Frame 1 (no input): blank canvas, image omitted
Frame 60 (no input): blank canvas, image omitted
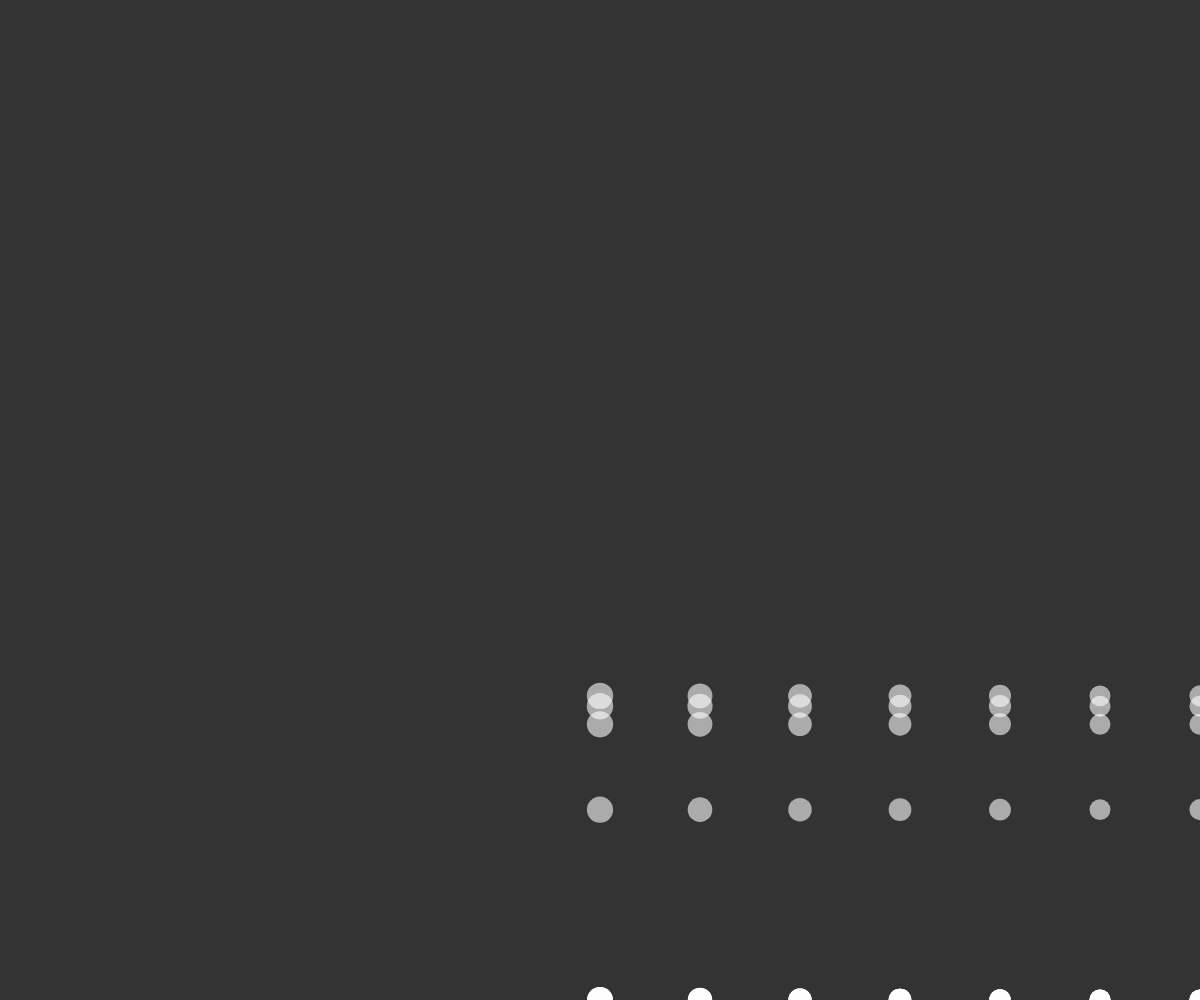
Frame 120 (the mouse pressed at the canvas centre since frame 60)

The p5.js sketch whose frames 1 and 60 were blank and that drew this single picture after the mouse press (run headless with seeded random() and noise() and a simulated clock; from frame 60 on, the mouse is pressed at the canvas centre):

// p5.js sketch
// ── sketch.js
var particles = [];

function setup() {
  createCanvas(windowWidth, windowHeight);
  noStroke();
}

var xoff = 0.0;
var yoff = 0.0;
var zoff = 0.0;


xoff = xoff + .03;
function mousePressed() {
  for(var i=0; i<10; i++){
    yoff = yoff + .01;
    for(var j=0; j<10; j++){
      zoff = zoff + .01;
      var p = new Particle(mouseX+i*windowHeight/10, mouseY+j*windowHeight/10, 2*noise(xoff, yoff, zoff));
        particles.push(p);
    }
  }
}

function draw() {
  background(51);

  for (var i = 0; i < particles.length; i++) {
    var gravity = createVector(0, 1 * particles[i].mass * noise(xoff, yoff, zoff));
    particles[i].applyForce(gravity);

    particles[i].update();
    particles[i].edges();
    particles[i].display();
  }
}

function Particle(x, y, m) {
  this.pos = createVector(x, y);
  this.vel = createVector(0, 0);
  this.acc = createVector(0, 0);
  this.mass = m;

  this.applyForce = function(force) {
    var f = force.copy();
    f.div(this.mass);
    this.acc.add(f);
  }

  this.update = function() {
    this.vel.add(this.acc);
    this.pos.add(this.vel);
    this.acc.set(0, 0);
  }

  this.display = function() {
    fill(255, 150);
    ellipse(this.pos.x, this.pos.y, this.mass*20, this.mass*20);
  }

  this.edges = function() {
    if (this.pos.y > height) {
      this.vel.y *= -1;
      this.pos.y = height;
    }

  }
}
